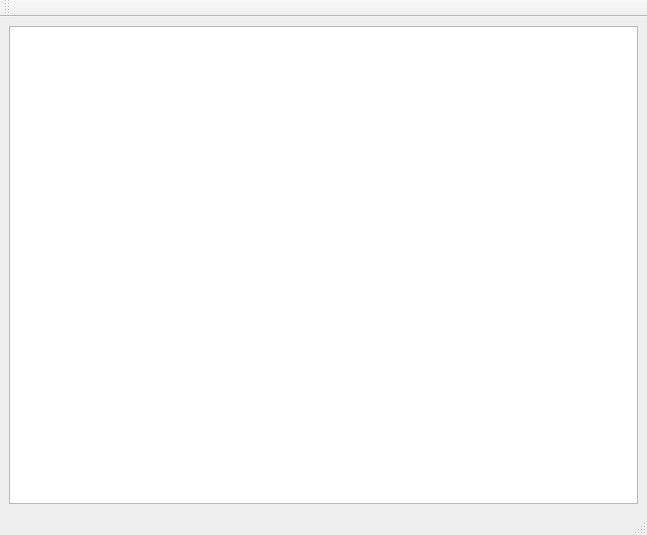
<?xml version="1.0" encoding="UTF-8"?>
<ui version="4.0">
 <class>qmainwindow</class>
 <widget class="QMainWindow" name="qmainwindow">
  <property name="geometry">
   <rect>
    <x>0</x>
    <y>0</y>
    <width>647</width>
    <height>535</height>
   </rect>
  </property>
  <property name="windowTitle">
   <string>qmainwindow</string>
  </property>
  <widget class="QWidget" name="centralwidget">
   <layout class="QGridLayout" name="gridLayout">
    <item row="0" column="0">
     <widget class="QTreeView" name="treeView">
      <property name="focusPolicy">
       <enum>Qt::NoFocus</enum>
      </property>
      <property name="editTriggers">
       <set>QAbstractItemView::NoEditTriggers</set>
      </property>
      <property name="alternatingRowColors">
       <bool>true</bool>
      </property>
      <property name="selectionMode">
       <enum>QAbstractItemView::ExtendedSelection</enum>
      </property>
      <property name="selectionBehavior">
       <enum>QAbstractItemView::SelectRows</enum>
      </property>
      <property name="verticalScrollMode">
       <enum>QAbstractItemView::ScrollPerPixel</enum>
      </property>
     </widget>
    </item>
   </layout>
  </widget>
  <widget class="QMenuBar" name="menubar">
   <property name="geometry">
    <rect>
     <x>0</x>
     <y>0</y>
     <width>647</width>
     <height>28</height>
    </rect>
   </property>
  </widget>
  <widget class="QStatusBar" name="statusbar"/>
  <widget class="QToolBar" name="toolBar">
   <property name="windowTitle">
    <string>toolBar</string>
   </property>
   <attribute name="toolBarArea">
    <enum>TopToolBarArea</enum>
   </attribute>
   <attribute name="toolBarBreak">
    <bool>false</bool>
   </attribute>
  </widget>
 </widget>
 <resources/>
 <connections/>
</ui>
